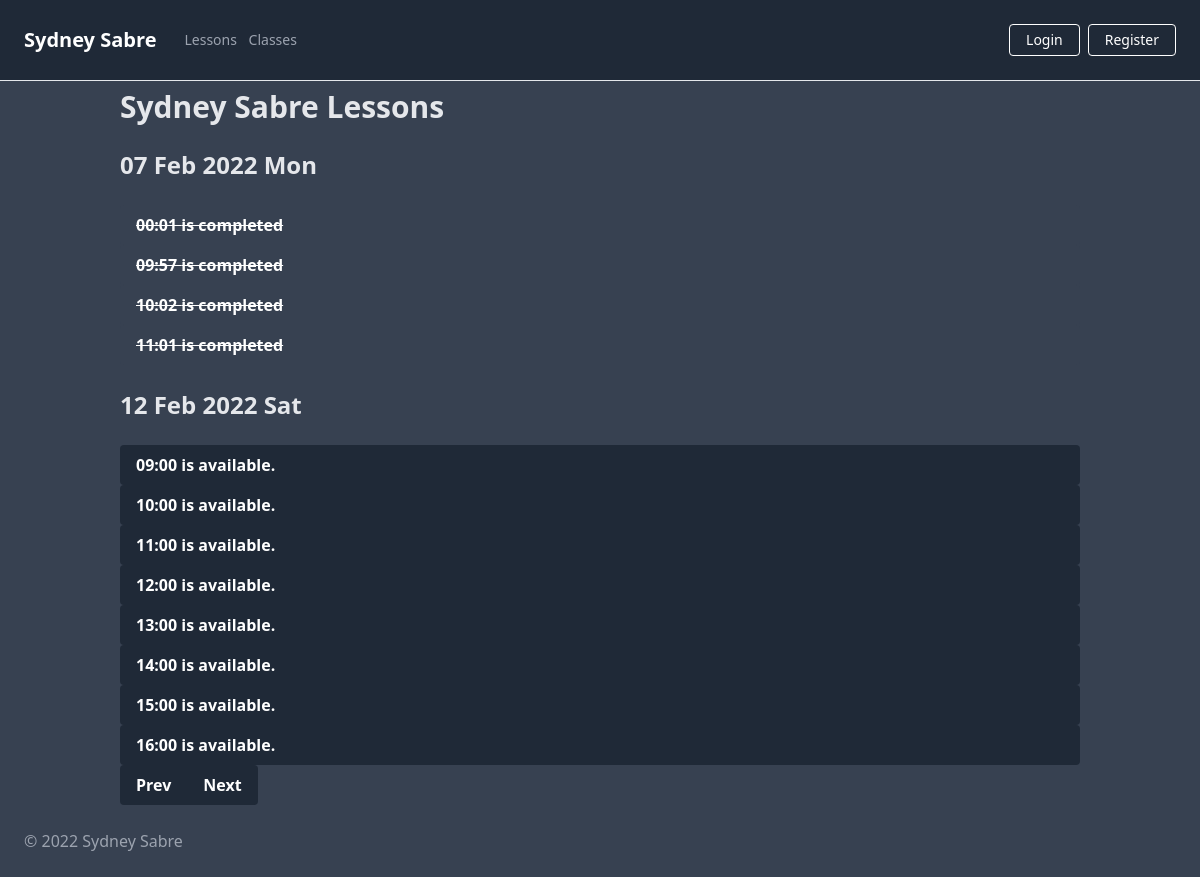
The app's page /date/2022-02-12 with its own data.
### app/models.py (models this page shows, shortened)
class Slot(db.Model):
    __tablename__ = "slots"
    id = db.Column(db.Integer, primary_key=True)
    date = db.Column(db.Date, nullable=False)
    time = db.Column(db.Time, nullable=False)
    name = db.Column(db.String(250), nullable=True)
    comment = db.Column(db.String(500), nullable=True)
    paid = db.Column(db.Boolean, default=False, nullable=True)
    completed = db.Column(db.Boolean, default=False, nullable=True)
    user_id = db.Column(db.Integer, db.ForeignKey('users.id'))

### app/routes.py (the view)
@app.route('/date/<date>')
def show_date(date):
    date = datetime.datetime.strptime(date, '%Y-%m-%d')
    date = date.date() # Strip hours from date
    date_plus_range = date + datetime.timedelta(days=SCAN_RANGE)
    date_minus_range = date - datetime.timedelta(days=SCAN_RANGE)
    slots = Slot.query.filter(and_(Slot.date < date_plus_range, Slot.date > date_minus_range)) #Show slots on current date +/- range days.
    slots = sorted(slots, key=lambda slot: slot.time) # Sort by time
    slots = sorted(slots, key=lambda slot: slot.date) # Then sort by date
    slots_by_date = []
    for k, g in groupby(slots, key=lambda slot: slot.date):
        slots_by_date.append(list(g))
    return render_template('index.html', all_slots=slots_by_date, today=date, next_date=date_plus_range, prev_date=date_minus_range)

### app/templates/index.html
{% extends "base.html" %}
{% block title %}
Sydney Sabre Lessons
{% endblock %}
{% block content %}
    <div class="container">
        <h1 class="text-gray-200 my-2 text-3xl font-bold">{{ self.title() }}</h1>
        {% for date in all_slots%}
        <div class="flex mr-auto my-4 w-full md:w-3/4 lg:w-1/2">
            <h2 class="text-gray-200 my-2 text-2xl font-bold">{{ date[0].date.strftime('%d %b %Y %a') }}</h2>
        </div>
            {% for time in date %}
                {% if current_user.is_admin: %}
                    <div class="flex ml-12 mr-auto my-4 w-3/4 md:w-1/2 lg:w-1/2">
                        {% if time.completed == True: %}
                        <a class="grow bg-gray-700 line-through text-white font-bold py-2 px-4 rounded"
                        {% elif time.name == None: %}
                        <a class="grow bg-gray-800 hover:bg-gray-400 text-white font-bold py-2 px-4 rounded"
                        {% elif time.paid == True: %}
                        <a class="grow bg-green-800 hover:bg-green-400 text-white font-bold py-2 px-4 rounded"
                        {% else %}
                        <a class="grow bg-red-800 hover:bg-red-400 text-white font-bold py-2 px-4 rounded"
                        {% endif %}
                            href="{{ url_for('book_slot', slot_id=time.id) }}">
                            {{ time.time.strftime('%H:%M') }} booked for {{ time.name }}
                        </a>
                        <div class="flex">
                            <a class="bg-red-400 hover:bg-red-200 text-white font-bold mx-2 px-3 py-2 rounded"
                                href="{{url_for('delete_slot', slot_id=time.id) }}">
                                ✘
                            </a>
                        </div>
                        <div class="flex">
                            <a class="bg-green-400 hover:bg-green-200 text-white font-bold mx-2 px-3 py-2 rounded"
                                href="{{url_for('toggle_complete_slot', slot_id=time.id) }}">
                                ✓
                            </a>
                        </div>
                    </div>
                {% else %}
                    {% if time.completed == True: %}
                    <div class="flex grow">
                        <p class="grow bg-gray-700 text-white line-through font-bold py-2 px-4 rounded">
                            {{ time.time.strftime('%H:%M') }} is completed
                        </p>
                    </div>
                    {% elif time.name == None: %}
                    <div class="flex grow">
                        <a class="grow bg-gray-800 hover:bg-gray-400 text-white font-bold py-2 px-4 rounded"
                            href="{{ url_for('book_slot', slot_id=time.id) }}">
                            {{ time.time.strftime('%H:%M') }} is available.
                        </a>
                    </div>
                    {% elif time.paid == True: %}
                    <div class="flex grow">
                        <p class="grow bg-green-600 text-white font-bold py-2 px-4 rounded">
                            {{ time.time.strftime('%H:%M') }} is booked and paid.
                        </p>
                    </div>
                    {% else %}
                    <div class="flex grow">
                        <p class="grow bg-red-800 text-white font-bold py-2 px-4 rounded">
                            {{ time.time.strftime('%H:%M') }} is already booked.
                        </p>
                    </div>
                    {% endif %}
                {% endif %}
            {% endfor %}
        {% endfor%}
        <div class="inline-flex">
            <a class="bg-gray-800 hover:bg-gray-400 text-white font-bold py-2 px-4 rounded-l" href="{{url_for('show_date', date=prev_date)}}">
              Prev
            </a>
            <a class="bg-gray-800 hover:bg-gray-400 text-white font-bold py-2 px-4 rounded-r" href="{{url_for('show_date', date=next_date)}}">
              Next
            </a>
          </div>
    </div>
{% endblock %}

### app/static/css/main.css (style rules this page uses)
html { line-height: 1.5; -webkit-text-size-adjust: 100%; -moz-tab-size: 4; -o-tab-size: 4; tab-size: 4; font-family: ui-sans-serif, system-ui, -apple-system, BlinkMacSystemFont, "Segoe UI", Roboto, "Helvetica Neue", Arial, "Noto Sans", sans-serif, "Apple Color Emoji", "Segoe UI Emoji", "Segoe UI Symbol", "Noto Color Emoji"; }
body { margin: 0; line-height: inherit; }
h1, h2, h3, h4, h5, h6 { font-size: inherit; font-weight: inherit; }
a { color: inherit; text-decoration: inherit; }
blockquote, dl, dd, h1, h2, h3, h4, h5, h6, hr, figure, p, pre { margin: 0; }
.container { width: 100%; margin-right: auto; margin-left: auto; padding-right: 2rem; padding-left: 2rem; }
@media (min-width: 640px) { .container { max-width: 640px; } }
@media (min-width: 768px) { .container { max-width: 768px; } }
@media (min-width: 1024px) { .container { max-width: 1024px; } }
.my-2 { margin-top: 0.5rem; margin-bottom: 0.5rem; }
.my-4 { margin-top: 1rem; margin-bottom: 1rem; }
.mr-auto { margin-right: auto; }
.flex { display: flex; }
.inline-flex { display: inline-flex; }
.w-full { width: 100%; }
.grow { flex-grow: 1; }
.rounded { border-radius: 0.25rem; }
.rounded-l { border-top-left-radius: 0.25rem; border-bottom-left-radius: 0.25rem; }
.rounded-r { border-top-right-radius: 0.25rem; border-bottom-right-radius: 0.25rem; }
.bg-gray-700 { --tw-bg-opacity: 1; background-color: rgb(55 65 81 / var(--tw-bg-opacity)); }
.bg-gray-800 { --tw-bg-opacity: 1; background-color: rgb(31 41 55 / var(--tw-bg-opacity)); }
.py-2 { padding-top: 0.5rem; padding-bottom: 0.5rem; }
.px-4 { padding-left: 1rem; padding-right: 1rem; }
.text-3xl { font-size: 1.875rem; line-height: 2.25rem; }
.text-2xl { font-size: 1.5rem; line-height: 2rem; }
.font-bold { font-weight: 700; }
.text-gray-200 { --tw-text-opacity: 1; color: rgb(229 231 235 / var(--tw-text-opacity)); }
.text-white { --tw-text-opacity: 1; color: rgb(255 255 255 / var(--tw-text-opacity)); }
.line-through { -webkit-text-decoration-line: line-through; text-decoration-line: line-through; }
@media (min-width: 768px) { .md\:w-3\/4 { width: 75%; } }
@media (min-width: 1024px) { .lg\:w-1\/2 { width: 50%; } }

### records on screen
Slot: date "07 Feb 2022 Mon", time "00:01"
Slot: time "09:57"
Slot: time "10:02"
Slot: time "11:01"
Slot: date "12 Feb 2022 Sat", time "09:00"
Slot: time "10:00"
Slot: time "11:00"
Slot: time "12:00"
Slot: time "13:00"
Slot: time "14:00"
Slot: time "15:00"
Slot: time "16:00"
